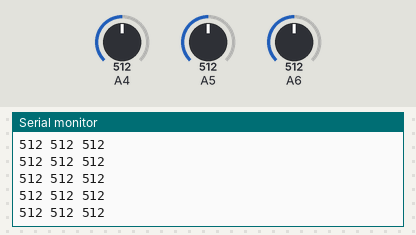
This sketch was run on a simulated Arduino Uno, built with avr-gcc and run on an emulated ATmega328P. Shown: the last lines printed to the serial monitor. Inputs (shaded band) come from the test bench; at power-on: A4 = 512, A5 = 512, A6 = 512.

Above: at 8.7 s.
8.8 s: A4 set to 990
At 8.87 s:
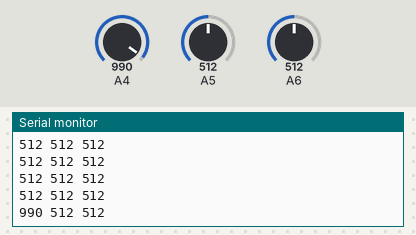
10.3 s: A4 set to 1014
At 10.38 s:
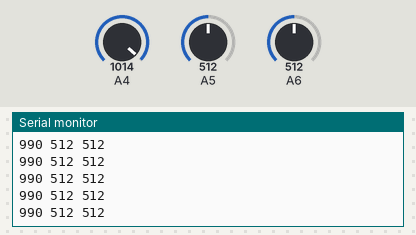
Timing chart, 0 to 12.8 s (numbered marks = the images above; inputs shaded):
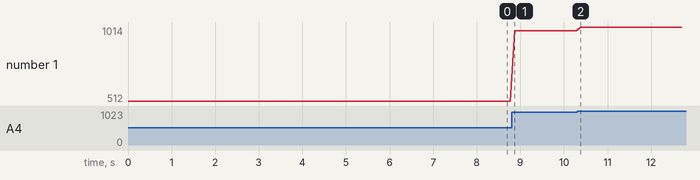

Measured:
- after the input at 8.8 s, the serial monitor: prints a new line after 0.07 s (image 1)
- plotted number 1: 512 → 990 after the input at 8.8 s, 990 → 1014 after the input at 10.3 s

The sketch:

acc_sensor.ino
```cpp
void setup()
{
  Serial.begin(9600);
  //Serial.println("start");
}

void loop()
{
  long x, y, z;
  x = analogRead(4);
  y = analogRead(5);
  z = analogRead(6);
  Serial.println((String)x+" "+y+" "+z);
  delay(100);
}
```
